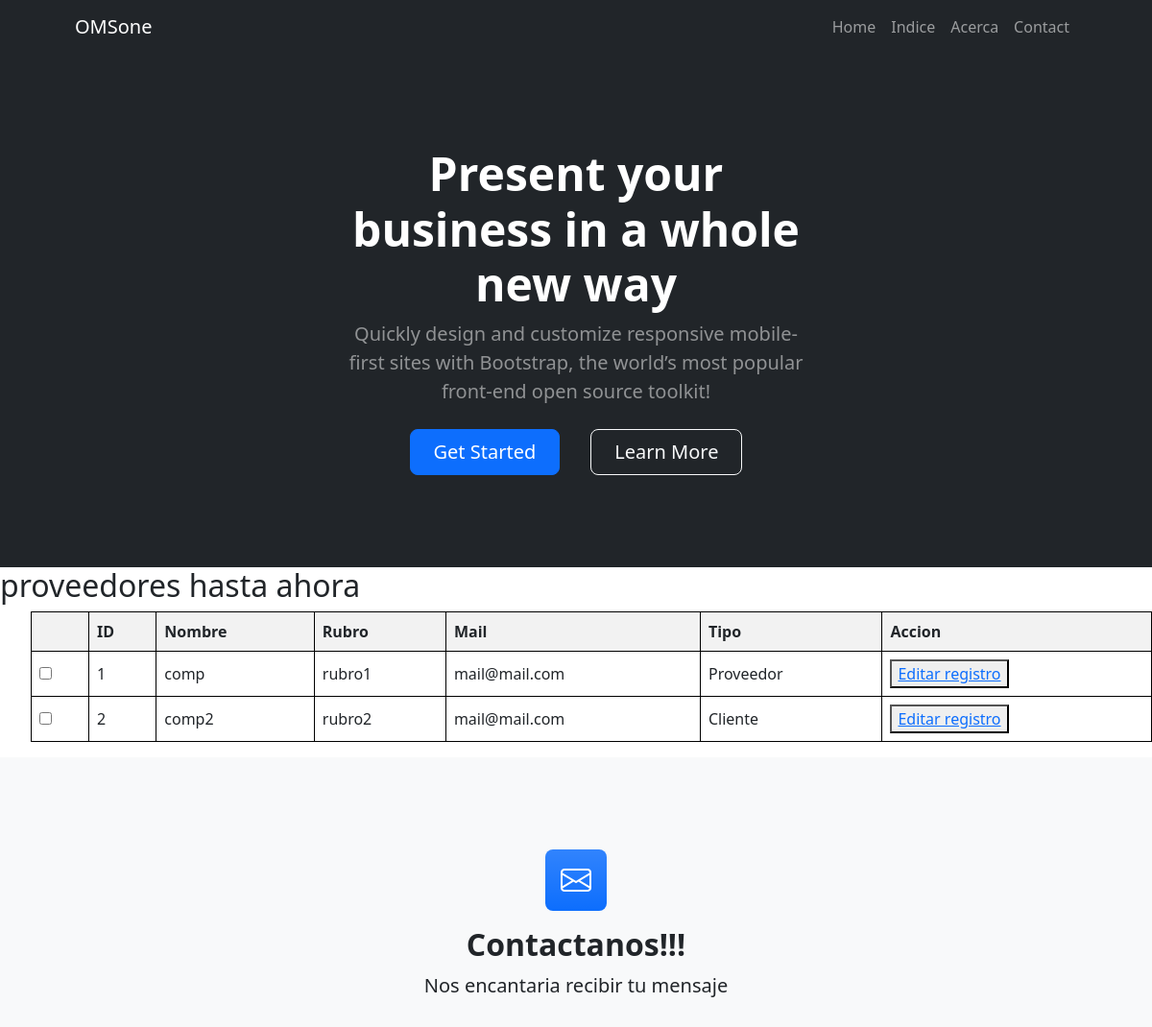
The app's page /companies/listcompanies/ (upper part), older data.
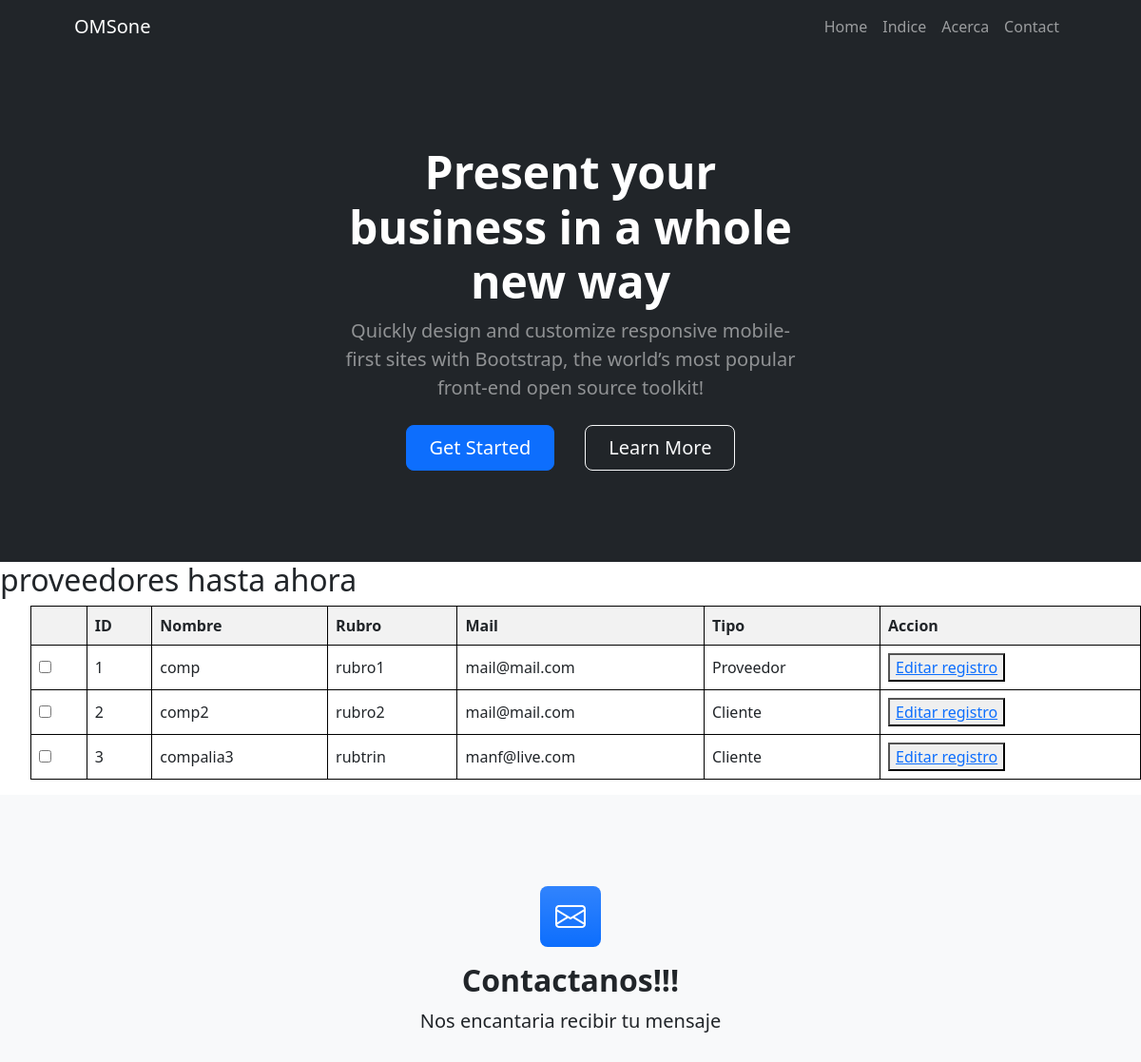
The same page, newer data.
### appcompanies/models.py (models this page shows, shortened)
class Company(models.Model):
    nombre = models.CharField(max_length=100)
    rubro = models.CharField(max_length=20)
    mail = models.EmailField(null= True, blank= True)
    escliente = models.BooleanField(default=False)
    class Meta():
        verbose_name = 'Companies'
        verbose_name_plural = 'companies'

### appcompanies/views.py (the view)
# urls.py: path('listcompanies/', list_companies, name="list_companies"),
def list_companies(req):
    all_instances = Company.objects.all()
    return render(req, 'listcompanies.html', {'instances': all_instances})

### appcompanies/templates/listcompanies.html (shortened to what this page needs)
{% extends 'base.html' %}
{% block variable1 %}
    {% if instances %}
    {% block variable1com %}
        <h2>proveedores hasta ahora</h2>
    {% endblock variable1com %}
        <ul>
            <table>
                <thead>
                    <tr>
                        <th></th>
                        <th>ID</th>
                        <th>Nombre</th>
                        <th>Rubro</th>
                        <th>Mail</th>
                        <th>Tipo</th>
                        <th>Accion</th>
                    </tr>
                </thead>
                <tbody>
                    {% block editvar1 %}
                    {% for instance in instances %}
                        <tr>
                            <td><input type="checkbox" name="selected_instances" value="{{ instance.id }}"></td>
                            <td>{{ instance.id }}</td>
                            <td>{{ instance.nombre }}</td>
                            <td>{{ instance.rubro }}</td>
                            <td>{{ instance.mail }}</td>
                            <td>
                                {% if instance.escliente %}
                                    Cliente
                                {% else %}
                                    Proveedor
                                {% endif %}
                            </td>
                            <td>
                                <button>
                                    <a href="{% url 'update_company' id=instance.id %}">Editar registro</a>
                                </button>
                            </td>
                        </tr>
                    {% endfor %}
                    {% endblock editvar1 %}
                </tbody>
            </table>
        </ul>
    {% else %}
        <p>No exixten compañias cargadas cargados.</p>
    {% endif %}
{% endblock variable1 %}

### omsone/templates/base.html (shortened to what this page needs)
<!DOCTYPE html>
<html lang="en">
    <head>
        {% load static %}
        <link href="https://cdn.jsdelivr.net/npm/bootstrap-icons@1.4.1/font/bootstrap-icons.css" rel="stylesheet" />
        <link href="{% static 'css/styles.css' %}" rel="stylesheet" />
    </head>
    <body>
        <nav class="navbar navbar-expand-lg navbar-dark bg-dark">
            <div class="container px-5">
                <a class="navbar-brand" href="#!">OMSone</a>
                <div class="collapse navbar-collapse" id="navbarSupportedContent">
                    <ul class="navbar-nav ms-auto mb-2 mb-lg-0">
                        <li class="nav-item"><a class="nav-link" href="{% url 'home' %}">Home</a></li>
                        <li class="nav-item"><a class="nav-link" href="{% url 'index' %}">Indice</a></li>
                        <li class="nav-item"><a class="nav-link" href="{% url 'about' %}">Acerca</a></li>
                        <li class="nav-item"><a class="nav-link scroll-link" href="#contactForm">Contact</a></li>
                    </ul>
                </div>
            </div>
        </nav>
        <header class="bg-dark py-5">
            <div class="container px-5">
                <div class="row gx-5 justify-content-center">
                    <div class="col-lg-6">
                        <div class="text-center my-5">
                            <h1 class="display-5 fw-bolder text-white mb-2">Present your business in a whole new way</h1>
                            <p class="lead text-white-50 mb-4">Quickly design and customize responsive mobile-first sites with Bootstrap, the world’s most popular front-end open source toolkit!</p>
                            <div class="d-grid gap-3 d-sm-flex justify-content-sm-center">
                                <a class="btn btn-primary btn-lg px-4 me-sm-3" href="#features">Get Started</a>
                                <a class="btn btn-outline-light btn-lg px-4" href="#!">Learn More</a>
                            </div>
                        </div>
                    </div>
                </div>
            </div>
        </header>
        {% block variable1 %}{% endblock variable1 %}
        <section class="bg-light py-5">
            <div class="container px-5 my-5 px-5">
                <div class="text-center mb-5">
                    <div class="feature bg-primary bg-gradient text-white rounded-3 mb-3"><i class="bi bi-envelope"></i></div>
                    <h2 class="fw-bolder">Contactanos!!!</h2>
                    <p class="lead mb-0">Nos encantaria recibir tu mensaje</p>
                </div>
            </div>
        </section>
    </body>
</html>

### appcompanies/templates/listcompanies.html (style rules this page uses)
table { border-collapse: collapse; width: 100%; }
th, td { border: 1px solid black; padding: 8px; text-align: left; }
th { background-color: #f2f2f2; }

Row changes from the older to the newer data that the page shows:
added Company: id "3", nombre "compalia3", rubro "rubtrin", mail "manf@live.com", escliente "Cliente"
